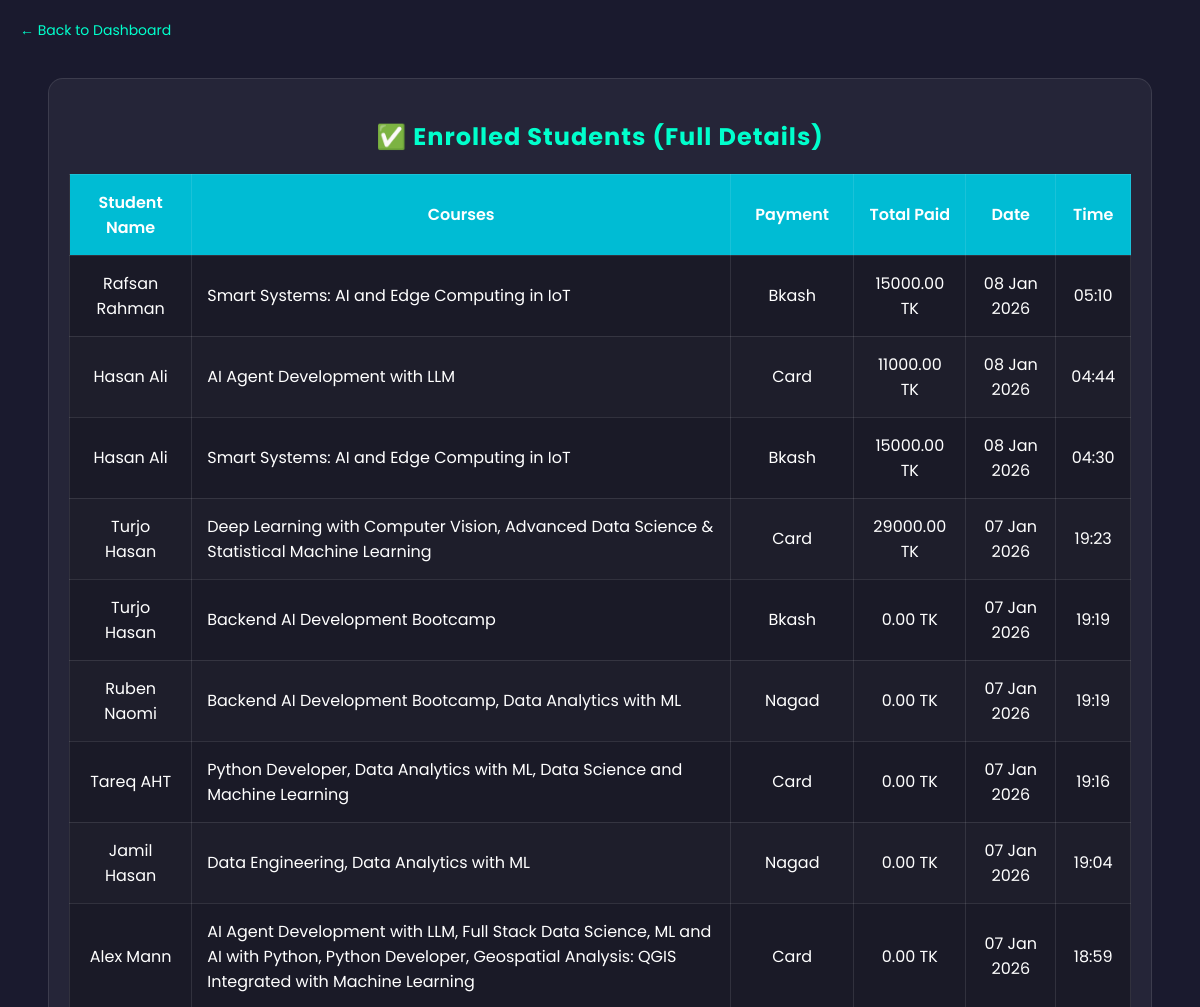
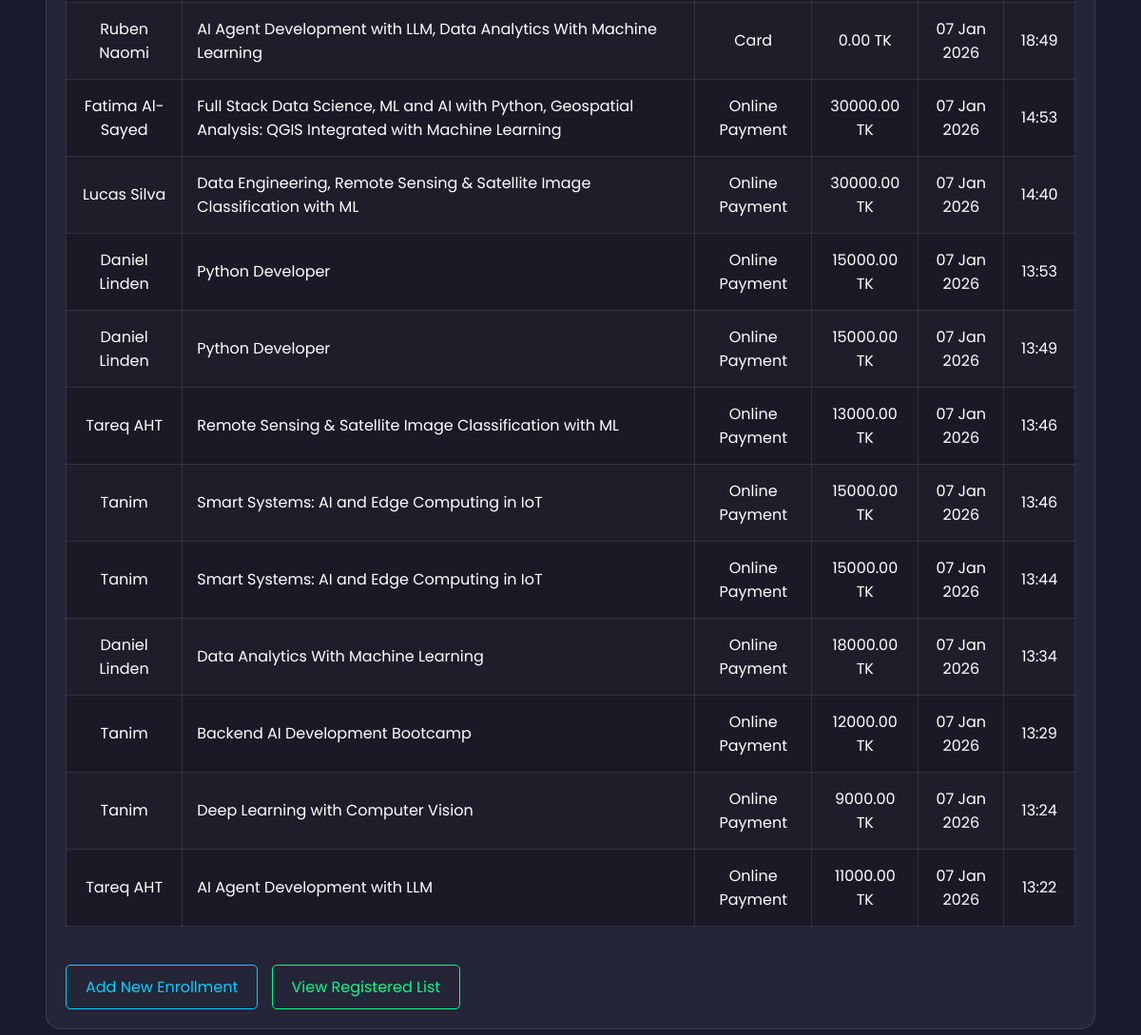
Page /enrolled-list/ on the committed database (2 pictures, top to bottom).
### students/models.py (models this page shows, shortened)
class Enrollment(models.Model):
    student_name = models.CharField(max_length=255)
    courses = models.TextField()
    payment_method = models.CharField(max_length=50, default="bkash")
    total_amount = models.DecimalField(max_digits=10, decimal_places=2, default=0.00)
    timestamp = models.DateTimeField(auto_now_add=True)

### students/views.py (the view)
# urls.py: path('enrolled-list/', views.enrolled_students_list, name='enrolled_list'),
def enrolled_students_list(request):
    enrolled_data = Enrollment.objects.all().order_by('-timestamp')
    return render(request, 'students/enrolled_list.html', {'enrolled_data': enrolled_data})

### students/templates/students/enrolled_list.html (shortened to what this page needs)
<!DOCTYPE html>
<html lang="en">
<head>
</head>
<body>
    <a href="/" class="back-link">← Back to Dashboard</a>
    <div class="table-container">
        <h2>✅ Enrolled Students (Full Details)</h2>
        <table>
            <thead>
                <tr>
                    <th>Student Name</th>
                    <th>Courses</th>
                    <th>Payment</th>
                    <th>Total Paid</th>
                    <th>Date</th>
                    <th>Time</th>
                </tr>
            </thead>
            <tbody>
                {% for entry in enrolled_data %}
                <tr>
                    <td>{{ entry.student_name }}</td>
                    <td class="left-align">{{ entry.courses }}</td>
                    <td>{{ entry.payment_method|title }}</td>
                    <td>{{ entry.total_amount }} TK</td>
                    <td>{{ entry.timestamp|date:"d M Y" }}</td>
                    <td>{{ entry.timestamp|time:"H:i" }}</td>
                </tr>
                {% empty %}
                <tr>
                    <td colspan="6" style="text-align: center; color: #ff3e3e;">No enrollments found yet.</td>
                </tr>
                {% endfor %}
            </tbody>
        </table>
        <div style="margin-top: 20px;">
            <a href="/enrollment/" class="btn">Add New Enrollment</a>
            <a href="/list/" class="btn" style="border-color: #00ff88; color: #00ff88; margin-left: 10px;">View Registered List</a>
        </div>
    </div>
</body>
</html>

### students/templates/students/enrolled_list.html (style rules this page uses)
body { font-family: 'Poppins', sans-serif; background: #1a1a2e; color: white; padding: 40px; }
.table-container { background: rgba(255,255,255,0.05); padding: 20px; border-radius: 15px; border: 1px solid rgba(255,255,255,0.1); margin-top: 30px; }
table { width: 100%; border-collapse: collapse; margin-top: 20px; background: rgba(0,0,0,0.3); }
th, td { border: 1px solid rgba(255,255,255,0.1); padding: 15px; text-align: center; }
th { background: #00bcd4; color: white; font-weight: 600; }
tr:nth-child(even) { background: rgba(255,255,255,0.02); }
h2 { color: #00ffcc; text-align: center; letter-spacing: 1px; }
.btn { display: inline-block; margin-top: 20px; color: #00d2ff; text-decoration: none; border: 1px solid #00d2ff; padding: 10px 20px; border-radius: 5px; transition: 0.3s; }
.back-link { position: absolute; top: 20px; left: 20px; color: #00ffcc; text-decoration: none; font-size: 14px; }
.left-align { text-align: left !important; }

### rows in the picture
Enrollment: student_name "Rafsan Rahman", courses "Smart Systems: AI and Edge Computing in IoT", payment_method "Bkash", total_amount "15000.00", timestamp "08 Jan 2026", timestamp "05:10"
Enrollment: student_name "Hasan Ali", courses "AI Agent Development with LLM", payment_method "Card", total_amount "11000.00", timestamp "08 Jan 2026", timestamp "04:44"
Enrollment: student_name "Hasan Ali", courses "Smart Systems: AI and Edge Computing in IoT", payment_method "Bkash", total_amount "15000.00", timestamp "08 Jan 2026", timestamp "04:30"
Enrollment: student_name "Turjo Hasan", courses "Deep Learning with Computer Vision, Advanced Data Science & Statistical Machine Learning", payment_method "Card", total_amount "29000.00", timestamp "07 Jan 2026", timestamp "19:23"
Enrollment: student_name "Turjo Hasan", courses "Backend AI Development Bootcamp", payment_method "Bkash", total_amount "0.00", timestamp "07 Jan 2026", timestamp "19:19"
Enrollment: student_name "Ruben Naomi", courses "Backend AI Development Bootcamp, Data Analytics with ML", payment_method "Nagad", total_amount "0.00", timestamp "07 Jan 2026", timestamp "19:19"
Enrollment: student_name "Tareq AHT", courses "Python Developer, Data Analytics with ML, Data Science and Machine Learning", payment_method "Card", total_amount "0.00", timestamp "07 Jan 2026", timestamp "19:16"
Enrollment: student_name "Jamil Hasan", courses "Data Engineering, Data Analytics with ML", payment_method "Nagad", total_amount "0.00", timestamp "07 Jan 2026", timestamp "19:04"
Enrollment: student_name "Alex Mann", courses "AI Agent Development with LLM, Full Stack Data Science, ML and AI with Python, Python Developer, Geospatial Analysis: QGIS Integrated with Machine Learning", payment_method "Card", total_amount "0.00", timestamp "07 Jan 2026", timestamp "18:59"
Enrollment: student_name "Ruben Naomi", courses "AI Agent Development with LLM, Data Analytics With Machine Learning", payment_method "Card", total_amount "0.00", timestamp "07 Jan 2026", timestamp "18:49"
Enrollment: student_name "Fatima Al-Sayed", courses "Full Stack Data Science, ML and AI with Python, Geospatial Analysis: QGIS Integrated with Machine Learning", payment_method "Online Payment", total_amount "30000.00", timestamp "07 Jan 2026", timestamp "14:53"
Enrollment: student_name "Lucas Silva", courses "Data Engineering, Remote Sensing & Satellite Image Classification with ML", payment_method "Online Payment", total_amount "30000.00", timestamp "07 Jan 2026", timestamp "14:40"
Enrollment: student_name "Daniel Linden", courses "Python Developer", payment_method "Online Payment", total_amount "15000.00", timestamp "07 Jan 2026", timestamp "13:53"
Enrollment: student_name "Daniel Linden", courses "Python Developer", payment_method "Online Payment", total_amount "15000.00", timestamp "07 Jan 2026", timestamp "13:49"
Enrollment: student_name "Tareq AHT", courses "Remote Sensing & Satellite Image Classification with ML", payment_method "Online Payment", total_amount "13000.00", timestamp "07 Jan 2026", timestamp "13:46"
Enrollment: student_name "Tanim", courses "Smart Systems: AI and Edge Computing in IoT", payment_method "Online Payment", total_amount "15000.00", timestamp "07 Jan 2026", timestamp "13:46"
Enrollment: student_name "Tanim", courses "Smart Systems: AI and Edge Computing in IoT", payment_method "Online Payment", total_amount "15000.00", timestamp "07 Jan 2026", timestamp "13:44"
Enrollment: student_name "Daniel Linden", courses "Data Analytics With Machine Learning", payment_method "Online Payment", total_amount "18000.00", timestamp "07 Jan 2026", timestamp "13:34"
Enrollment: student_name "Tanim", courses "Backend AI Development Bootcamp", payment_method "Online Payment", total_amount "12000.00", timestamp "07 Jan 2026", timestamp "13:29"
Enrollment: student_name "Tanim", courses "Deep Learning with Computer Vision", payment_method "Online Payment", total_amount "9000.00", timestamp "07 Jan 2026", timestamp "13:24"
Enrollment: student_name "Tareq AHT", courses "AI Agent Development with LLM", payment_method "Online Payment", total_amount "11000.00", timestamp "07 Jan 2026", timestamp "13:22"
